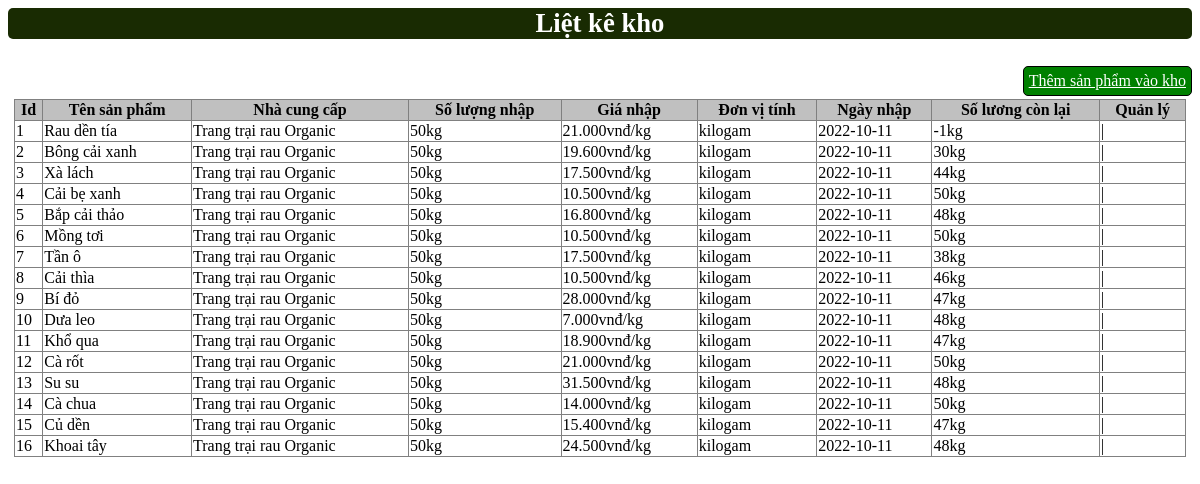
Page /web_mysqli/admincp/modules/quanlykho/lietke.php on the committed database.
### tables this page shows
CREATE TABLE `kho` (
  `Id_sanpham` int(4) NOT NULL,
  `tensanphamnhap` varchar(250) NOT NULL,
  `nhacungcap` varchar(250) NOT NULL,
  `soluongnhap` int(11) NOT NULL,
  `gianhap` int(11) NOT NULL,
  `donvitinh` varchar(200) NOT NULL,
  `ngaynhap` varchar(100) NOT NULL,
  `soluongconlai` int(11) NOT NULL
);

### web_mysqli/admincp/modules/quanlykho/lietke.php (the view, shortened to what this page needs)
<div>
    <p class="tieude1">Liệt kê kho</p>
</div>
<a class="themdm" href="?action=quanlykho&query=them">Thêm sản phẩm vào kho</a>
<table style="width: 99%; border-collapse: collapse; margin: auto;" border="1" class="table table-striped">
    <tr>
        <th>Id</th>
        <th>Tên sản phẩm</th>
        <th>Nhà cung cấp</th>
        <th>Số lượng nhập</th>
        <th>Giá nhập</th>
        <th>Đơn vị tính</th>
        <th>Ngày nhập</th>
        <th>Số lương còn lại</th>
        <th>Quản lý</th>
    </tr>
    <?php
    $sql3 = "SELECT * FROM kho ";
    $sql3_query = mysqli_query($mysqli, $sql3);
    while ($row3 = mysqli_fetch_array($sql3_query)) {
    ?>
        <tr>
            <td><?php echo $row3['Id_sanpham'] ?></td>
            <td><?php echo $row3['tensanphamnhap'] ?></td>
            <td><?php echo $row3['nhacungcap'] ?></td>
            <td><?php echo $row3['soluongnhap'].'kg' ?></td>
            <td><?php echo number_format($row3['gianhap'], 0, ',', '.') . 'vnđ/kg'?></td>
            <td><?php echo $row3['donvitinh'] ?></td>
            <td><?php echo $row3['ngaynhap'] ?></td>
            <td><?php echo $row3['soluongconlai'].'kg' ?></td>
            <td>
                |
            </td>
        </tr>
    <?php
    }
    ?>
</table>

### web_mysqli/admincp/modules/quanlykho/lietke.php (style rules this page uses)
table tr th { background-color: silver; }
.tieude1 { font-size: 20pt; background-color: #192b02; color: white; text-align: center; border-radius: 5px; font-weight: bold; }
.themdm { float: right; border: 1px solid #000; padding: 5px; border-radius: 5px; margin-bottom: 3px; background-color: green; color: white; font-weight: 500; }

### rows in the picture
kho: Id_sanpham "1", tensanphamnhap "Rau dền tía", nhacungcap "Trang trại rau Organic", soluongnhap "50", gianhap "21.000", donvitinh "kilogam", ngaynhap "2022-10-11", soluongconlai "-1"
kho: Id_sanpham "2", tensanphamnhap "Bông cải xanh", nhacungcap "Trang trại rau Organic", soluongnhap "50", gianhap "19.600", donvitinh "kilogam", ngaynhap "2022-10-11", soluongconlai "30"
kho: Id_sanpham "3", tensanphamnhap "Xà lách", nhacungcap "Trang trại rau Organic", soluongnhap "50", gianhap "17.500", donvitinh "kilogam", ngaynhap "2022-10-11", soluongconlai "44"
kho: Id_sanpham "4", tensanphamnhap "Cải bẹ xanh", nhacungcap "Trang trại rau Organic", soluongnhap "50", gianhap "10.500", donvitinh "kilogam", ngaynhap "2022-10-11", soluongconlai "50"
kho: Id_sanpham "5", tensanphamnhap "Bắp cải thảo", nhacungcap "Trang trại rau Organic", soluongnhap "50", gianhap "16.800", donvitinh "kilogam", ngaynhap "2022-10-11", soluongconlai "48"
kho: Id_sanpham "6", tensanphamnhap "Mồng tơi", nhacungcap "Trang trại rau Organic", soluongnhap "50", gianhap "10.500", donvitinh "kilogam", ngaynhap "2022-10-11", soluongconlai "50"
kho: Id_sanpham "7", tensanphamnhap "Tần ô", nhacungcap "Trang trại rau Organic", soluongnhap "50", gianhap "17.500", donvitinh "kilogam", ngaynhap "2022-10-11", soluongconlai "38"
kho: Id_sanpham "8", tensanphamnhap "Cải thìa", nhacungcap "Trang trại rau Organic", soluongnhap "50", gianhap "10.500", donvitinh "kilogam", ngaynhap "2022-10-11", soluongconlai "46"
kho: Id_sanpham "9", tensanphamnhap "Bí đỏ", nhacungcap "Trang trại rau Organic", soluongnhap "50", gianhap "28.000", donvitinh "kilogam", ngaynhap "2022-10-11", soluongconlai "47"
kho: Id_sanpham "10", tensanphamnhap "Dưa leo", nhacungcap "Trang trại rau Organic", soluongnhap "50", gianhap "7.000", donvitinh "kilogam", ngaynhap "2022-10-11", soluongconlai "48"
kho: Id_sanpham "11", tensanphamnhap "Khổ qua", nhacungcap "Trang trại rau Organic", soluongnhap "50", gianhap "18.900", donvitinh "kilogam", ngaynhap "2022-10-11", soluongconlai "47"
kho: Id_sanpham "12", tensanphamnhap "Cà rốt", nhacungcap "Trang trại rau Organic", soluongnhap "50", gianhap "21.000", donvitinh "kilogam", ngaynhap "2022-10-11", soluongconlai "50"
kho: Id_sanpham "13", tensanphamnhap "Su su", nhacungcap "Trang trại rau Organic", soluongnhap "50", gianhap "31.500", donvitinh "kilogam", ngaynhap "2022-10-11", soluongconlai "48"
kho: Id_sanpham "14", tensanphamnhap "Cà chua", nhacungcap "Trang trại rau Organic", soluongnhap "50", gianhap "14.000", donvitinh "kilogam", ngaynhap "2022-10-11", soluongconlai "50"
kho: Id_sanpham "15", tensanphamnhap "Củ dền", nhacungcap "Trang trại rau Organic", soluongnhap "50", gianhap "15.400", donvitinh "kilogam", ngaynhap "2022-10-11", soluongconlai "47"
kho: Id_sanpham "16", tensanphamnhap "Khoai tây", nhacungcap "Trang trại rau Organic", soluongnhap "50", gianhap "24.500", donvitinh "kilogam", ngaynhap "2022-10-11", soluongconlai "48"
